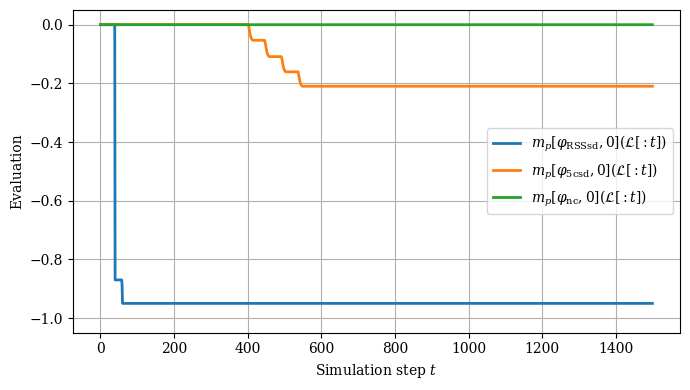

This chart was generated by the following Python code:
import pandas as pd
import matplotlib.pyplot as plt
from pathlib import Path

# Optional: use LaTeX-style rendering without requiring a full TeX install
plt.rcParams['mathtext.fontset'] = 'dejavuserif'
plt.rcParams['font.family'] = 'serif'

# ==============================
# Configuration
# ==============================
PLOT = "crash_and_sds"
INPUT_FILE = PLOT+".tsv"
OUTPUT_FILE = PLOT+".png"

# ==============================
# Load TSV data
# ==============================
# decimal=',' handles values like -0,87
# sep='\t' reads tab-separated values

df = pd.read_csv(INPUT_FILE, sep='\t', decimal=',')

# Use first column as x-axis if it looks like a timestep/index column
x_column = df.columns[0]
monitor_columns = df.columns[1:]

# ==============================
# Create figure
# ==============================
plt.figure(figsize=(7, 4))
plt.ylim(-1.05, 0.05)

latex_labels = {
    "G nocrash": r"$m_p[\varphi_{\mathrm{nc}},0](\mathcal{L}[:t])$",
    "G 5csd": r"$m_p[\varphi_{\mathrm{5csd}},0](\mathcal{L}[:t])$",
    "G RSSsg": r"$m_p[\varphi_{\mathrm{RSSsd}},0](\mathcal{L}[:t])$"
}

for column in monitor_columns[::-1]:
    label = latex_labels.get(column, column)
    plt.plot(df[x_column], df[column], linewidth=2, label=label)

# ==============================
# Styling for conference papers
# ==============================
plt.xlabel(r"Simulation step $t$")
plt.ylabel(r"Evaluation")
plt.grid(True)
plt.legend(frameon=True)
plt.tight_layout()

# ==============================
# Save figure
# ==============================
plt.savefig(OUTPUT_FILE, bbox_inches='tight')
